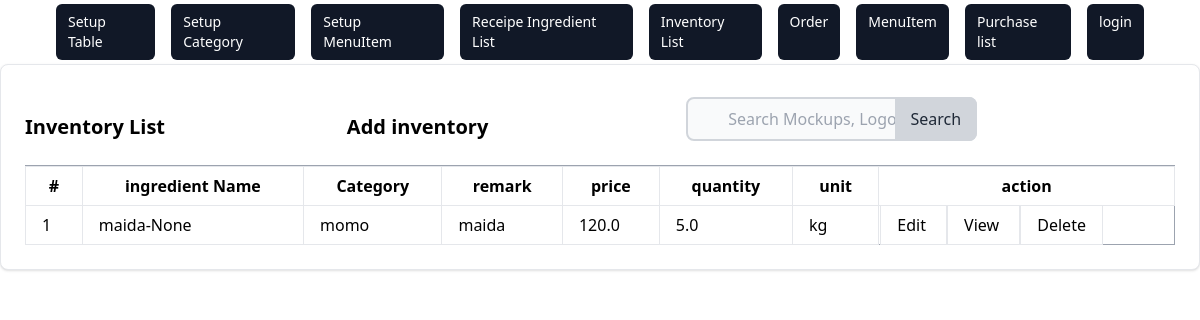
Before: /inventory/list/ with the older database file.
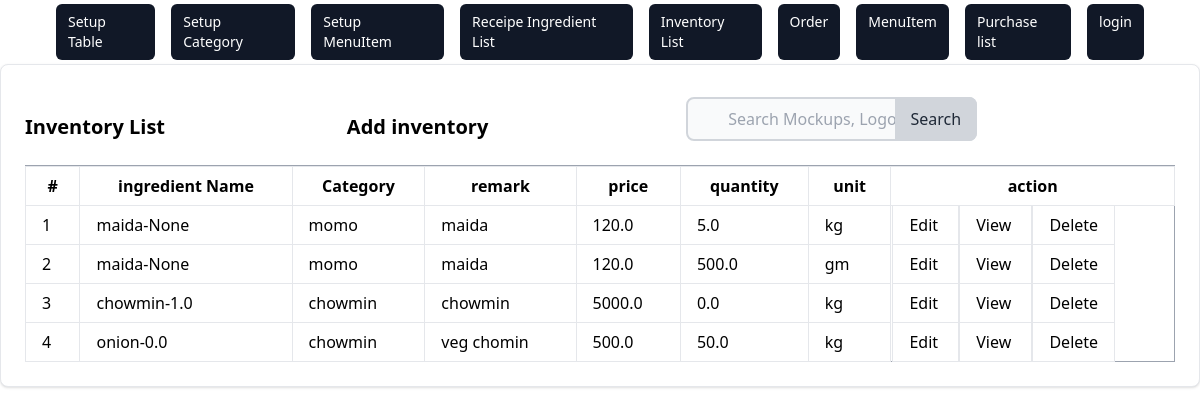
After: the same page with the newer database file.
### inventory/models.py (models this page shows, shortened)
class Inventory(models.Model):
    category = models.ForeignKey(Category, on_delete=models.CASCADE)
    ingredient_name = models.ForeignKey(
        Ingredient, on_delete=models.CASCADE, max_length=100)
    quantity = models.FloatField()
    price = models.FloatField()
    unit = models.CharField(choices=CHOICES, max_length=100)
    description = models.TextField()

### menu/models.py (models this page shows)
class Ingredient(models.Model):
    name = models.CharField(max_length=50)
    quantity = models.FloatField(null=True)
    def __str__(self):
        return f'{self.name}-{self.quantity}'

class Category(models.Model):
    name = models.CharField(max_length=100)
    description = models.TextField()
    def __str__(self):
        return self.name

### inventory/views.py (the view)
# urls.py: path('list/', views.InventoryListView.as_view(), name='inventory_list'),
class InventoryListView(ListView):
    model = Inventory
    template_name = 'inventory/inventory_list.html'
    success_url = reverse_lazy('inventory:inventory_list')

### inventory/templates/inventory/inventory_list.html (shortened to what this page needs)
{% extends './base.html' %} {% block content %}
<div class="card max-w-80%  p-6 bg-white border border-gray-200 rounded-lg shadow dark:bg-gray-800 dark:border-gray-400">
  <div class="row">
    <div class="flex items-center justify-between">
        <h5 class="text-xl font-semibold">Inventory List</h5>
        <a href="{% url 'inventory:create' %}" class="text-xl font-semibold text-grey-200 hover:underline hover:text-blue-00 ml-auto">
         <h5>  Add inventory</h5>
        </a>
      <form method="get" action="{% url 'inventory:inventory_search' %}" class="max-w-md mx-auto px-4 py-2 justify-end">
        <div class="relative">
            <input
            type="search"
            id="default-search"
            name='q'
            class="block w-full pl-10 pr-4 py-2 rounded-lg border-2 border-gray-300 bg-gray-50 focus:ring-blue-500 focus:border-blue-500"
            placeholder="Search Mockups, Logos..."
            required
          />
          <button
            type="submit"
            class="absolute inset-y-0 right-0 px-4 py-2 bg-gray-300 text-gray-800 rounded-r-lg hover:bg-gray-400 focus:outline-none focus:bg-gray-400"
          >
            Search
          </button>
        </div>
      </form>
    </div>
      <div class="card-body">
        <table class="table-auto w-full border-collapse border border-gray-400 table-bordered">
          <th class="px-1 py-0">
            <tr>
              <th class="px-4 py-2 border px-4 py-2" >#</th>
              <th class="px-4 py-2  border ">ingredient Name</th>
              <th class="px-4 py-2  border ">Category</th>
              <th class="px-4 py-2  border ">remark</th>
              <th  class="px-4 py-2  border ">price</th>
              <th class="px-4 py-2  border ">quantity</th>
              <th class="px-4 py-2  border ">unit</th>
              <th col="3" class="px-0 py-0  border ">action</th>
            </tr>
          </th>
          <tbody>
            {% if object_list %} {% for inventory in object_list %}
            <tr>
              <td class="border px-4 py-2">{{ inventory.id}}</td>
              <td class="border px-4 py-2">{{ inventory.ingredient_name }}</td>
              <td class="border px-4 py-2">{{ inventory.category }}</td>
              <td class="border px-4 py-2">{{ inventory.description }}</td>
              <td class="border px-4 py-2">{{ inventory.price }}</td>
              <td  class="border px-4 py-2">{{ inventory.quantity }}</td>
              <td class="border px-4 py-2">{{ inventory.unit}}</td>
              <td>
                <a  class="border px-4 py-2"  href="{% url 'inventory:update' inventory.id  %}"> Edit </a>
                <a class="border px-4 py-2"  href="{% url 'inventory:inventory_detail' inventory.id %}"> View </a>
                <a  class="border px-4 py-2" href="{% url 'inventory:inventory_delete' inventory.id %}" > Delete </a>
              </td>
            </tr>
          {% endfor %}
          {% else %}
            <tr><td colspan="8" class="border px-4 py-2">No inventory found</td></tr>
          {% endif %}
          </tbody>
        </table>
      </div>
    </div>
  </div>
  </div>
{% endblock %}

### inventory/templates/inventory/base.html (shortened to what this page needs)
{%load static%}
<html>
  <head>
    <script src="https://cdn.tailwindcss.com"></script>
    <link
    href="https://cdn.jsdelivr.net/npm/tailwindcss@2.2.19/dist/tailwind.min.css"
    rel="stylesheet"
  />
  </head>
  <body>
<nav class="bg-light-blue-800 sticky top-0 z-50 ">
  <div class="mx-auto max-w-7xl px-2 sm:px-6 lg:px-8">
    <div class="relative flex h-16 items-center justify-between">
      <div
        class="flex flex-1 items-center justify-center sm:items-stretch sm:justify-start"
      >
        <div class="hidden sm:ml-6 sm:block">
          <div class="flex space-x-4">
            <a
            href="{% url 'inventory:table_list'%}"
            class="bg-gray-900 text-white rounded-md px-3 py-2 text-sm font-medium"
            aria-current="page"
            >Setup Table</a>
             <a
            href="{% url 'menu:category_list'%}"
            class="bg-gray-900 text-white rounded-md px-3 py-2 text-sm font-medium"
            aria-current="page"
            >Setup Category</a
          >
          <a
          href="{% url 'inventory:item_list'%}"
          class="bg-gray-900 text-white rounded-md px-3 py-2 text-sm font-medium"
          aria-current="page"
          >Setup MenuItem</a
        >
        <a
        href="{% url 'menu:ingredient_list'%}"
        class="bg-gray-900 text-white rounded-md px-3 py-2 text-sm font-medium"
        aria-current="page"
        >Receipe Ingredient List</a>
            <a
              href="{% url 'inventory:inventory_list'%}"
              class="bg-gray-900 text-white rounded-md px-3 py-2 text-sm font-medium"
              aria-current="page"
              >Inventory List</a
            >
            <a
            href="{% url 'inventory:order_list'%}"
            class="bg-gray-900 text-white rounded-md px-3 py-2 text-sm font-medium"
            aria-current="page"
            >Order </a
          >
        <a
        href="{% url 'menu:menu_list'%}"
        class="bg-gray-900 text-white rounded-md px-3 py-2 text-sm font-medium"
        aria-current="page"
        >MenuItem </a
      >
      <a
      href="{% url 'inventory:purchase_index'%}"
      class="bg-gray-900 text-white rounded-md px-3 py-2 text-sm font-medium"
      aria-current="page"
      >Purchase list </a
    >
    <a
    href="{% url 'user:login'%}"
    class="bg-gray-900 text-white rounded-md px-3 py-2 text-sm font-medium"
    aria-current="page"
    >login</a>
          </div>
        </div>
      </div>
</nav>
<div class="flex-grow">
    {% block content %} {% endblock %}
  </body>
</html>

Changed rows visible on the page:
added Inventory: id "2", ingredient_name "maida-None", category "momo", description "maida", price "120.0", quantity "500.0", unit "gm"
added Inventory: id "3", ingredient_name "chowmin-1.0", category "chowmin", description "chowmin", price "5000.0", quantity "0.0", unit "kg"
added Inventory: id "4", ingredient_name "onion-0.0", category "chowmin", description "veg chomin", price "500.0", quantity "50.0", unit "kg"
